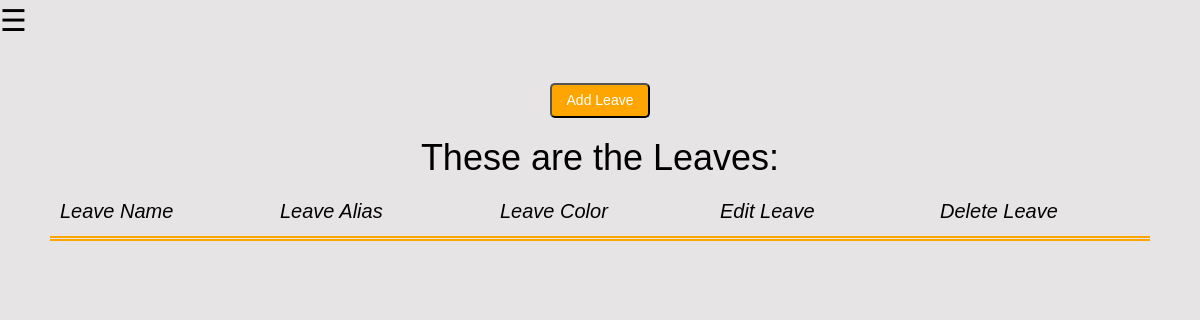
/manage/showleaves/, run on an earlier commit of the app's database.
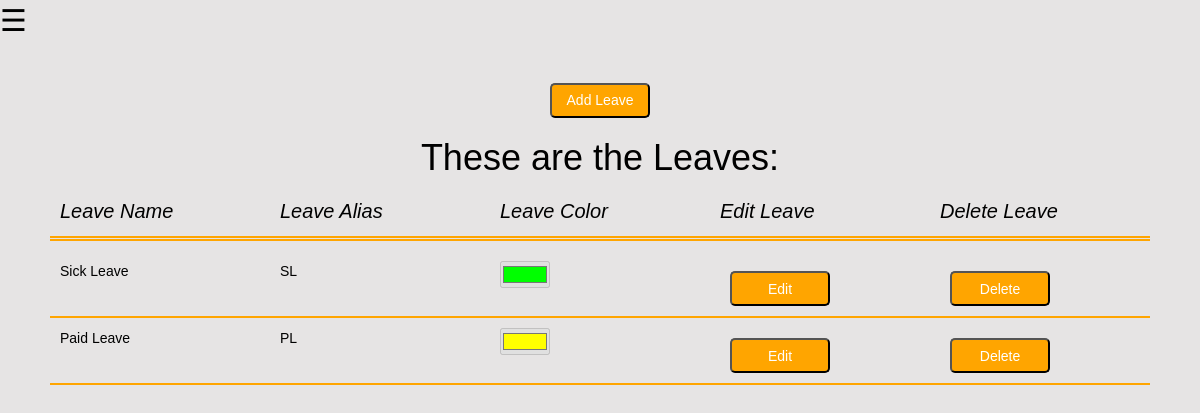
And on a later commit of the database.
### manager/models.py (models this page shows, shortened)
class Leave(models.Model):
    leave_name=models.CharField(max_length=20, primary_key=True)
    leave_color=models.CharField(max_length=10)
    leave_alias=models.CharField(max_length=5,default='ALS')

### manager/views.py (the view)
# urls.py: path('showleaves/',views.ShowLeaves),
def ShowLeaves(request):
    leaves=Leave.objects.all()
    params={'leaves':leaves}
    return render(request,'manager/ShowLeaves.html',params)

### Template/manager/ShowLeaves.html (shortened to what this page needs)
{% extends 'manager/Manager_Basic.html' %}
{% block head %}
<link rel="stylesheet" href="/static/CSS/mymodel.css" />
<link rel="stylesheet" href="/static/CSS/showitem.css" />
<link rel="stylesheet" href="/static/CSS/formcss.css" />
{% endblock %}
{% block body %}
<div class="maindiv">
    <a style="margin-top:10 px;" href="/manage/addleave/"><button>Add Leave</button></a>
<h1 style="display:block;">
    These are the Leaves:
</h1>
<ul>
    <li class="row ttl" ><span class="col">Leave Name</span><span class="col">Leave Alias</span><span class="col"> Leave Color</span><span class="col">Edit Leave</span><span class="col">Delete Leave</span></li>
    {% for leave in leaves %}
    <li class="row" ><span class="col">{{leave.leave_name}}</span><span class="col"> {{leave.leave_alias}}</span> <span class="col">  <input type="color" value={{leave.leave_color}} disabled /></span> <span class="col"><button type="button" data='{"leave_name":"{{leave.leave_name}}","leave_alias":"{{leave.leave_alias}}","leave_color":"{{leave.leave_color}}"}' data-toggle="modal" data-target="#myModal" class="edit_leave" >Edit</button></a></span><span class="col"> <a onclick="return confirm('Are you sure you want to delete {{leave.leave_name}} from leaves')" href="/manage/deleteleave/{{leave.leave_name}}"><button>Delete</button></a></span></li>
    {% endfor %}
</ul>
{% endblock %}

What changed in the data, as far as the page shows it:
added Leave: leave_name "Sick Leave", leave_alias "SL", leave_color "#00ff00"
added Leave: leave_name "Paid Leave", leave_alias "PL", leave_color "#ffff00"
